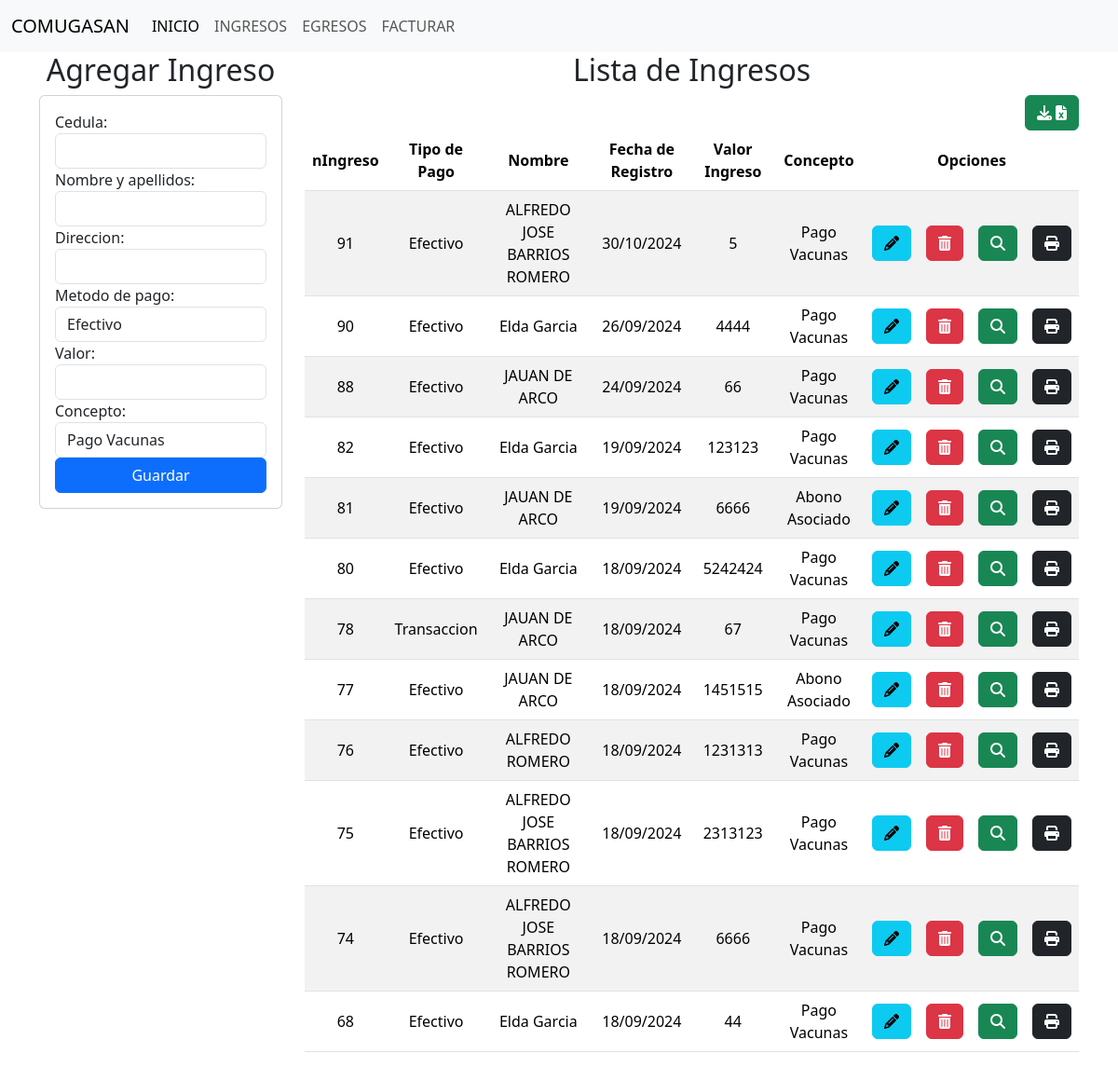
The page / on the database its author committed.
### comite/models.py (models this page shows, shortened)
class Ingresos(models.Model):
    nIngreso = models.AutoField(primary_key=True)
    usuario = models.ForeignKey(Usuarios, on_delete=models.CASCADE,null=True)
    tipo_pago = models.CharField(max_length=20)
    ciudad = models.CharField(max_length=100,default='San Juan Nepomuceno',editable=False)
    fecha = models.DateTimeField(auto_now_add=True,editable=False)
    valorIngreso = models.IntegerField(default=0,blank=True,null=True)
    concepto = models.CharField(max_length=200)

class Usuarios(models.Model):
    cedula = models.IntegerField(primary_key=True)
    nombre_completo = models.CharField(max_length=100)
    direccion = models.CharField(max_length=255)

### comite/views.py (the view)
# urls.py: path('', views.home),
def home(request):
    ingresos = Ingresos.objects.all()
    usuarios = Usuarios.objects.all()
    ingresos_invertidos = []
    for i in ingresos[::-1]:
        ingresos_invertidos.append(i)
    return render(request,"ingresos/ingresos.html",{"ingresos":ingresos_invertidos,"usuarios":usuarios})

### comite/templates/ingresos/ingresos.html (shortened to what this page needs)
{% extends "base.html" %}
{% block body %}
<div class="row">
    <div class=" col-sm-12 col-md-6 col-lg-3 col-xl-3">
        <h2 style="text-align: center;">Agregar Ingreso</h2>
        <div class="card">
            <div class="card-body">
                <form action="/registrarIngreso/" id="registro-form" method="POST">{% csrf_token %}
                    <div class="form-group">
                        <label>Cedula:</label>
                        <input  class="form-control" type="text" id="cedula" name="cedula"   maxlength="20" required >
                    </div>
                    <div class="form-group">
                        <label>Nombre y apellidos:</label>
                        <input  class="form-control" type="text" id="nombre_completo" name="nombre_completo"   maxlength="100" required >
                    </div>
                    <div class="form-group">
                        <label>Direccion:</label>
                        <input  class="form-control" type="text" id="direccion" name="direccion"   maxlength="100" required>
                    </div>
                    <label for="tipo_pago">Metodo de pago:</label>
                    <select id="tipo_pago"  class="form-control" name="tipo_pago">
                        <option value="Efectivo">Efectivo</option>
                    </select>
                    <div class="form-group">
                        <label>Valor:</label>
                        <input  class="form-control" type="number" id="valorIngreso" name="valorIngreso"   maxlength="20" required >
                    </div>
                    <div>
                        <label for="concepto">Concepto:</label>
                        <select id="concepto" class="form-control"  name="concepto">
                            <option value="Pago Vacunas">Pago Vacunas</option>
                        </select>
                    </div>
                    <div class="form-group">
                        <button type="submit" class="btn btn-primary  w-100 text-white">Guardar</button>
                    </div>
                </form>
            </div>
        </div>
    </div>
    <div class=" col-sm-12 col-md-6 col-lg-9 col-xl-9">
        <h2 style="text-align: center;">Lista de Ingresos</h2>
        <div style="text-align: right;">
        <td><a href="/descargarExcelIngresos/" class="btn btn-success">  <i class="fa-solid fa-download">&nbsp;</i><i class="fa-solid fa-file-excel"> </i></i></></a></td>
        </div>
        <div class="table-responsive">
            <table class="table table-striped">
                <thead>
                    <tr>
                        <th>nIngreso</th>
                        <th>Tipo de Pago</th>
                        <th>Nombre</th>
                        <th>Fecha de Registro</th>
                        <th>Valor Ingreso</th>
                        <th>Concepto</th>
                        <th colspan="4">Opciones</th>
                    </tr>
                </thead>
                <tbody>
                    {% for items in ingresos %}
                    <tr>
                        <td>{{items.nIngreso}}</td>
                        <td>{{items.tipo_pago}}</td>
                        <td>{{items.usuario.nombre_completo}}</td>
                        <td>{{items.fecha|date:"d/m/Y"}}</td>
                        <td>{{items.valorIngreso}}</td>
                        <td>{{items.concepto}}</td>
                        <td><a href="edicionIngreso/{{items.nIngreso}}" class="btn btn-info"><i class="fa-solid fa-pencil"></i></a></td>
                        <td><a href="eliminacionIngreso/{{items.nIngreso}}" class="btn btn-danger btnEliminacion"> <i class="fa-solid fa-trash-can"></i></a></td>
                        <td><a href="detalleIngreso/{{items.nIngreso}}" class="btn btn-success"><i class="fa-solid fa-magnifying-glass"></i></a></td>
                        <td><a href="detallePDF/{{items.nIngreso}}" onclick="abrirPopup(event, 'detallePDF/{{items.nIngreso}}', 'Mi ventana emergente', 800, 1000)"  class="btn btn-dark"><i class="fa-solid fa-print"></i></i></i></a></td>
                    </tr>
                    {% endfor%}
                </tbody>
            </table>
        </div>
    </div>
</div>
{% endblock %}

### comite/static/css/ingresos.css (style rules this page uses)
th, td { text-align: center; vertical-align: middle; }

### rows shown on the page
Ingresos: nIngreso "91", tipo_pago "Efectivo", usuario.nombre_completo "ALFREDO JOSE BARRIOS ROMERO", fecha "30/10/2024", valorIngreso "5", concepto "Pago Vacunas"
Ingresos: nIngreso "90", tipo_pago "Efectivo", usuario.nombre_completo "Elda Garcia", fecha "26/09/2024", valorIngreso "4444", concepto "Pago Vacunas"
Ingresos: nIngreso "88", tipo_pago "Efectivo", usuario.nombre_completo "JAUAN DE ARCO", fecha "24/09/2024", valorIngreso "66", concepto "Pago Vacunas"
Ingresos: nIngreso "82", tipo_pago "Efectivo", usuario.nombre_completo "Elda Garcia", fecha "19/09/2024", valorIngreso "123123", concepto "Pago Vacunas"
Ingresos: nIngreso "81", tipo_pago "Efectivo", usuario.nombre_completo "JAUAN DE ARCO", fecha "19/09/2024", valorIngreso "6666", concepto "Abono Asociado"
Ingresos: nIngreso "80", tipo_pago "Efectivo", usuario.nombre_completo "Elda Garcia", fecha "18/09/2024", valorIngreso "5242424", concepto "Pago Vacunas"
Ingresos: nIngreso "78", tipo_pago "Transaccion", usuario.nombre_completo "JAUAN DE ARCO", fecha "18/09/2024", valorIngreso "67", concepto "Pago Vacunas"
Ingresos: nIngreso "77", tipo_pago "Efectivo", usuario.nombre_completo "JAUAN DE ARCO", fecha "18/09/2024", valorIngreso "1451515", concepto "Abono Asociado"
Ingresos: nIngreso "76", tipo_pago "Efectivo", usuario.nombre_completo "ALFREDO ROMERO", fecha "18/09/2024", valorIngreso "1231313", concepto "Pago Vacunas"
Ingresos: nIngreso "75", tipo_pago "Efectivo", usuario.nombre_completo "ALFREDO JOSE BARRIOS ROMERO", fecha "18/09/2024", valorIngreso "2313123", concepto "Pago Vacunas"
Ingresos: nIngreso "74", tipo_pago "Efectivo", usuario.nombre_completo "ALFREDO JOSE BARRIOS ROMERO", fecha "18/09/2024", valorIngreso "6666", concepto "Pago Vacunas"
Ingresos: nIngreso "68", tipo_pago "Efectivo", usuario.nombre_completo "Elda Garcia", fecha "18/09/2024", valorIngreso "44", concepto "Pago Vacunas"
